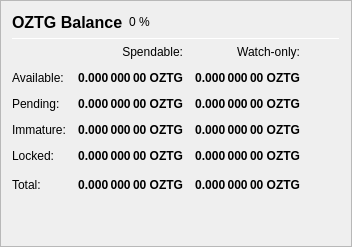
                   <widget class="QFrame" name="frame_Balances">
                    <property name="frameShape">
                     <enum>QFrame::StyledPanel</enum>
                    </property>
                    <property name="frameShadow">
                     <enum>QFrame::Raised</enum>
                    </property>
                    <layout class="QVBoxLayout" name="verticalLayout_4">
                     <item>
                      <layout class="QHBoxLayout" name="horizontalLayout_4">
                       <item>
                        <widget class="QLabel" name="label_5">
                         <property name="minimumSize">
                          <size>
                           <width>0</width>
                           <height>20</height>
                          </size>
                         </property>
                         <property name="font">
                          <font>
                           <pointsize>12</pointsize>
                           <weight>75</weight>
                           <bold>true</bold>
                          </font>
                         </property>
                         <property name="text">
                          <string>OZTG Balance</string>
                         </property>
                        </widget>
                       </item>
                       <item>
                        <widget class="QLabel" name="labelOZTGPercent">
                         <property name="text">
                          <string notr="true">0 %</string>
                         </property>
                        </widget>
                       </item>
                       <item>
                        <spacer name="horizontalSpacer_3">
                         <property name="orientation">
                          <enum>Qt::Horizontal</enum>
                         </property>
                         <property name="sizeHint" stdset="0">
                          <size>
                           <width>40</width>
                           <height>20</height>
                          </size>
                         </property>
                        </spacer>
                       </item>
                      </layout>
                     </item>
                     <item>
                      <widget class="Line" name="line_Balance">
                       <property name="minimumSize">
                        <size>
                         <width>0</width>
                         <height>1</height>
                        </size>
                       </property>
                       <property name="maximumSize">
                        <size>
                         <width>16777215</width>
                         <height>1</height>
                        </size>
                       </property>
                       <property name="orientation">
                        <enum>Qt::Horizontal</enum>
                       </property>
                      </widget>
                     </item>
                     <item>
                      <layout class="QGridLayout" name="gridLayout">
                       <property name="spacing">
                        <number>12</number>
                       </property>
                       <item row="0" column="1">
                        <widget class="QLabel" name="labelSpendable">
                         <property name="text">
                          <string>Spendable:</string>
                         </property>
                         <property name="alignment">
                          <set>Qt::AlignRight|Qt::AlignTrailing|Qt::AlignVCenter</set>
                         </property>
                        </widget>
                       </item>
                       <item row="0" column="2">
                        <widget class="QLabel" name="labelWatchonly">
                         <property name="text">
                          <string>Watch-only:</string>
                         </property>
                         <property name="alignment">
                          <set>Qt::AlignRight|Qt::AlignTrailing|Qt::AlignVCenter</set>
                         </property>
                        </widget>
                       </item>
                       <item row="1" column="0">
                        <widget class="QLabel" name="labelBalanceText">
                         <property name="text">
                          <string>Available:</string>
                         </property>
                        </widget>
                       </item>
                       <item row="1" column="1">
                        <widget class="QLabel" name="labelBalance">
                         <property name="font">
                          <font>
                           <weight>75</weight>
                           <bold>true</bold>
                          </font>
                         </property>
                         <property name="cursor">
                          <cursorShape>IBeamCursor</cursorShape>
                         </property>
                         <property name="toolTip">
                          <string>Your current spendable balance</string>
                         </property>
                         <property name="text">
                          <string notr="true">0.000 000 00 OZTG</string>
                         </property>
                         <property name="alignment">
                          <set>Qt::AlignRight|Qt::AlignTrailing|Qt::AlignVCenter</set>
                         </property>
                         <property name="textInteractionFlags">
                          <set>Qt::LinksAccessibleByMouse|Qt::TextSelectableByKeyboard|Qt::TextSelectableByMouse</set>
                         </property>
                        </widget>
                       </item>
                       <item row="1" column="2">
                        <widget class="QLabel" name="labelWatchAvailable">
                         <property name="font">
                          <font>
                           <weight>75</weight>
                           <bold>true</bold>
                          </font>
                         </property>
                         <property name="cursor">
                          <cursorShape>IBeamCursor</cursorShape>
                         </property>
                         <property name="toolTip">
                          <string>Your current balance in watch-only addresses</string>
                         </property>
                         <property name="text">
                          <string notr="true">0.000 000 00 OZTG</string>
                         </property>
                         <property name="alignment">
                          <set>Qt::AlignRight|Qt::AlignTrailing|Qt::AlignVCenter</set>
                         </property>
                         <property name="textInteractionFlags">
                          <set>Qt::LinksAccessibleByMouse|Qt::TextSelectableByKeyboard|Qt::TextSelectableByMouse</set>
                         </property>
                        </widget>
                       </item>
                       <item row="2" column="0">
                        <widget class="QLabel" name="labelPendingText">
                         <property name="text">
                          <string>Pending:</string>
                         </property>
                        </widget>
                       </item>
                       <item row="2" column="1">
                        <widget class="QLabel" name="labelUnconfirmed">
                         <property name="font">
                          <font>
                           <weight>75</weight>
                           <bold>true</bold>
                          </font>
                         </property>
                         <property name="cursor">
                          <cursorShape>IBeamCursor</cursorShape>
                         </property>
                         <property name="toolTip">
                          <string>Total of transactions that have yet to be confirmed, and do not yet count toward the spendable balance</string>
                         </property>
                         <property name="text">
                          <string notr="true">0.000 000 00 OZTG</string>
                         </property>
                         <property name="alignment">
                          <set>Qt::AlignRight|Qt::AlignTrailing|Qt::AlignVCenter</set>
                         </property>
                         <property name="textInteractionFlags">
                          <set>Qt::LinksAccessibleByMouse|Qt::TextSelectableByKeyboard|Qt::TextSelectableByMouse</set>
                         </property>
                        </widget>
                       </item>
                       <item row="2" column="2">
                        <widget class="QLabel" name="labelWatchPending">
                         <property name="font">
                          <font>
                           <weight>75</weight>
                           <bold>true</bold>
                          </font>
                         </property>
                         <property name="cursor">
                          <cursorShape>IBeamCursor</cursorShape>
                         </property>
                         <property name="toolTip">
                          <string>Unconfirmed transactions to watch-only addresses</string>
                         </property>
                         <property name="text">
                          <string notr="true">0.000 000 00 OZTG</string>
                         </property>
                         <property name="alignment">
                          <set>Qt::AlignRight|Qt::AlignTrailing|Qt::AlignVCenter</set>
                         </property>
                         <property name="textInteractionFlags">
                          <set>Qt::LinksAccessibleByMouse|Qt::TextSelectableByKeyboard|Qt::TextSelectableByMouse</set>
                         </property>
                        </widget>
                       </item>
                       <item row="3" column="0">
                        <widget class="QLabel" name="labelImmatureText">
                         <property name="text">
                          <string>Immature:</string>
                         </property>
                        </widget>
                       </item>
                       <item row="3" column="1">
                        <widget class="QLabel" name="labelImmature">
                         <property name="font">
                          <font>
                           <weight>75</weight>
                           <bold>true</bold>
                          </font>
                         </property>
                         <property name="cursor">
                          <cursorShape>IBeamCursor</cursorShape>
                         </property>
                         <property name="toolTip">
                          <string>Staked or masternode rewards that has not yet matured</string>
                         </property>
                         <property name="text">
                          <string notr="true">0.000 000 00 OZTG</string>
                         </property>
                         <property name="alignment">
                          <set>Qt::AlignRight|Qt::AlignTrailing|Qt::AlignVCenter</set>
                         </property>
                         <property name="textInteractionFlags">
                          <set>Qt::LinksAccessibleByMouse|Qt::TextSelectableByKeyboard|Qt::TextSelectableByMouse</set>
                         </property>
                        </widget>
                       </item>
                       <item row="3" column="2">
                        <widget class="QLabel" name="labelWatchImmature">
                         <property name="font">
                          <font>
                           <weight>75</weight>
                           <bold>true</bold>
                          </font>
                         </property>
                         <property name="cursor">
                          <cursorShape>IBeamCursor</cursorShape>
                         </property>
                         <property name="toolTip">
                          <string>Staked or masternode rewards in watch-only addresses that has not yet matured</string>
                         </property>
                         <property name="text">
                          <string notr="true">0.000 000 00 OZTG</string>
                         </property>
                         <property name="alignment">
                          <set>Qt::AlignRight|Qt::AlignTrailing|Qt::AlignVCenter</set>
                         </property>
                         <property name="textInteractionFlags">
                          <set>Qt::LinksAccessibleByMouse|Qt::TextSelectableByKeyboard|Qt::TextSelectableByMouse</set>
                         </property>
                        </widget>
                       </item>
                       <item row="4" column="0">
                        <widget class="QLabel" name="labelLockedBalanceText">
                         <property name="toolTip">
                          <string>Locked OZTG or Masternode collaterals. These are excluded from zOZTG minting.</string>
                         </property>
                         <property name="text">
                          <string>Locked:</string>
                         </property>
                        </widget>
                       </item>
                       <item row="4" column="1">
                        <widget class="QLabel" name="labelLockedBalance">
                         <property name="font">
                          <font>
                           <weight>75</weight>
                           <bold>true</bold>
                          </font>
                         </property>
                         <property name="cursor">
                          <cursorShape>IBeamCursor</cursorShape>
                         </property>
                         <property name="toolTip">
                          <string>Locked OZTG or Masternode collaterals. These are excluded from zOZTG minting.</string>
                         </property>
                         <property name="text">
                          <string notr="true">0.000 000 00 OZTG</string>
                         </property>
                         <property name="alignment">
                          <set>Qt::AlignRight|Qt::AlignTrailing|Qt::AlignVCenter</set>
                         </property>
                         <property name="textInteractionFlags">
                          <set>Qt::LinksAccessibleByMouse|Qt::TextSelectableByKeyboard|Qt::TextSelectableByMouse</set>
                         </property>
                        </widget>
                       </item>
                       <item row="4" column="2">
                        <widget class="QLabel" name="labelWatchLocked">
                         <property name="font">
                          <font>
                           <weight>75</weight>
                           <bold>true</bold>
                          </font>
                         </property>
                         <property name="cursor">
                          <cursorShape>IBeamCursor</cursorShape>
                         </property>
                         <property name="toolTip">
                          <string>Current locked balance in watch-only addresses</string>
                         </property>
                         <property name="text">
                          <string notr="true">0.000 000 00 OZTG</string>
                         </property>
                         <property name="alignment">
                          <set>Qt::AlignRight|Qt::AlignTrailing|Qt::AlignVCenter</set>
                         </property>
                         <property name="textInteractionFlags">
                          <set>Qt::LinksAccessibleByMouse|Qt::TextSelectableByKeyboard|Qt::TextSelectableByMouse</set>
                         </property>
                        </widget>
                       </item>
                       <item row="5" column="0">
                        <widget class="QLabel" name="labelTotalText">
                         <property name="toolTip">
                          <string>Your current ozeety balance, unconfirmed and immature transactions included</string>
                         </property>
                         <property name="text">
                          <string>Total:</string>
                         </property>
                        </widget>
                       </item>
                       <item row="5" column="1">
                        <widget class="QLabel" name="labelTotal">
                         <property name="font">
                          <font>
                           <weight>75</weight>
                           <bold>true</bold>
                          </font>
                         </property>
                         <property name="cursor">
                          <cursorShape>IBeamCursor</cursorShape>
                         </property>
                         <property name="toolTip">
                          <string>Your current ozeety balance, unconfirmed and immature transactions included</string>
                         </property>
                         <property name="text">
                          <string notr="true">0.000 000 00 OZTG</string>
                         </property>
                         <property name="alignment">
                          <set>Qt::AlignRight|Qt::AlignTrailing|Qt::AlignVCenter</set>
                         </property>
                         <property name="textInteractionFlags">
                          <set>Qt::LinksAccessibleByMouse|Qt::TextSelectableByKeyboard|Qt::TextSelectableByMouse</set>
                         </property>
                        </widget>
                       </item>
                       <item row="5" column="2">
                        <widget class="QLabel" name="labelWatchTotal">
                         <property name="font">
                          <font>
                           <weight>75</weight>
                           <bold>true</bold>
                          </font>
                         </property>
                         <property name="cursor">
                          <cursorShape>IBeamCursor</cursorShape>
                         </property>
                         <property name="toolTip">
                          <string>Current total balance in watch-only addresses</string>
                         </property>
                         <property name="text">
                          <string notr="true">0.000 000 00 OZTG</string>
                         </property>
                         <property name="alignment">
                          <set>Qt::AlignRight|Qt::AlignTrailing|Qt::AlignVCenter</set>
                         </property>
                         <property name="textInteractionFlags">
                          <set>Qt::LinksAccessibleByMouse|Qt::TextSelectableByKeyboard|Qt::TextSelectableByMouse</set>
                         </property>
                        </widget>
                       </item>
                       <item row="5" column="3">
                        <spacer name="horizontalSpacer_9">
                         <property name="orientation">
                          <enum>Qt::Horizontal</enum>
                         </property>
                         <property name="sizeHint" stdset="0">
                          <size>
                           <width>40</width>
                           <height>20</height>
                          </size>
                         </property>
                        </spacer>
                       </item>
                      </layout>
                     </item>
                     <item>
                      <spacer name="verticalSpacer_3">
                       <property name="orientation">
                        <enum>Qt::Vertical</enum>
                       </property>
                       <property name="sizeHint" stdset="0">
                        <size>
                         <width>20</width>
                         <height>40</height>
                        </size>
                       </property>
                      </spacer>
                     </item>
                    </layout>
                   </widget>
